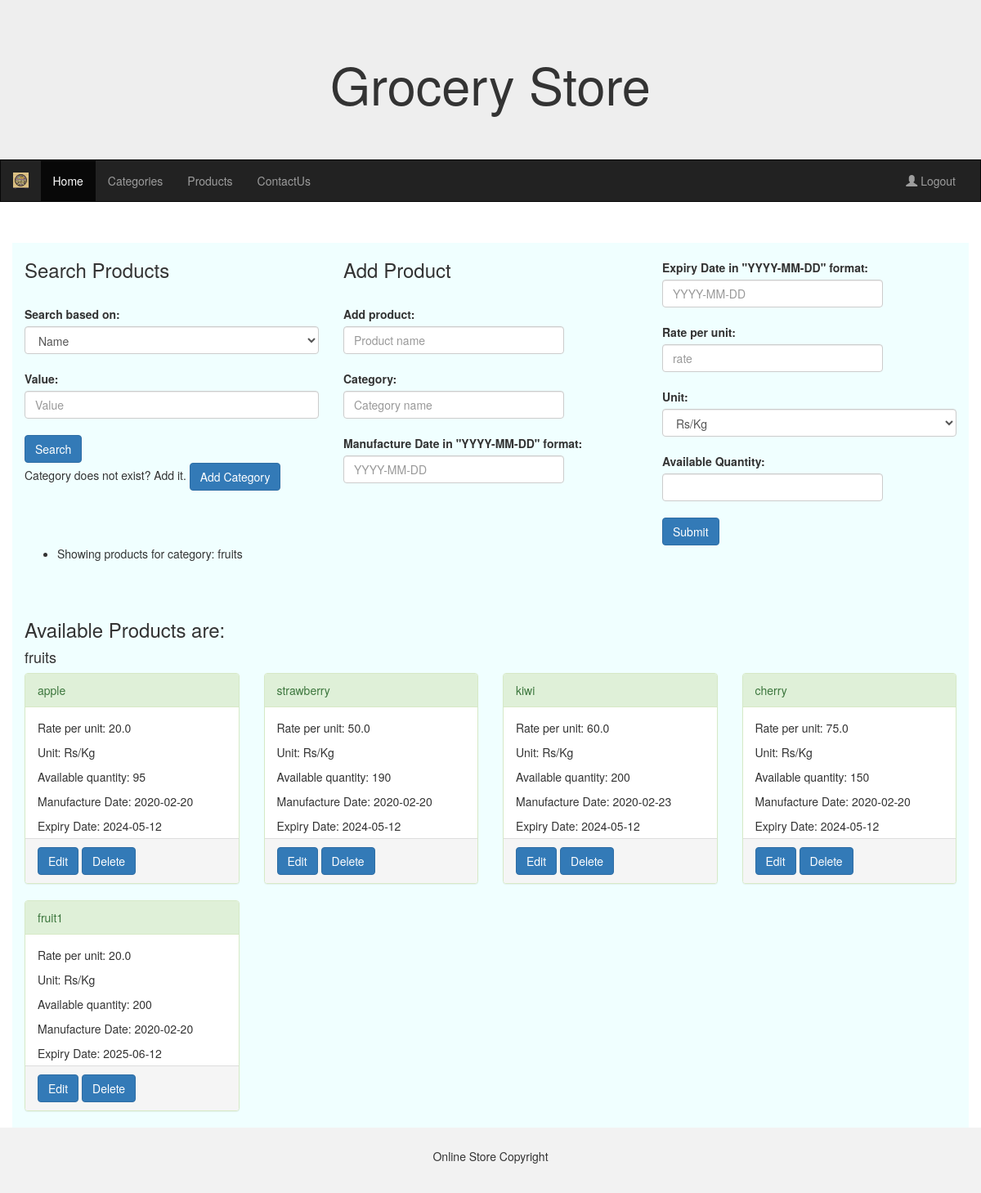
Screenshot of /admin_products?category=fruits (signed in) with the database file from the repository.
### models.py (models this page shows)
class Products(db.Model):
    id = db.Column(db.Integer, nullable=False, autoincrement=True, unique=True, primary_key=True)
    name = db.Column(db.String, unique=True, nullable=False)
    manufacture_date = db.Column(db.DateTime, nullable=False)
    expiry_date = db.Column(db.DateTime, nullable=False)
    rate_per_unit=db.Column(db.Float, nullable=False)
    unit=db.Column(db.String, nullable=False, default="Rs/kg")
    available_quantity=db.Column(db.Integer, nullable=False)
    category_id=db.Column(db.Integer, db.ForeignKey("categories.id"), nullable=False)
    categories=db.relationship("Categories", backref='products', primaryjoin='Products.category_id == Categories.id')

class Categories(db.Model):
    id = db.Column(db.Integer, nullable=False, autoincrement=True, unique=True, primary_key=True)
    name = db.Column(db.String, nullable=False, unique=True)
    img_url = db.Column(db.String, nullable=True)

### routes.py (the view, shortened to what this page needs)
@routes.route("/admin_products", methods=["GET", "POST"])
@login_required
def admin_products():
    category_name = request.args.get('category')
    products = Products.query.options(joinedload(Products.categories)).order_by(Products.category_id).all()
    if category_name:
        category = Categories.query.filter_by(name=category_name).first()
        if category:
            products = category.products
            flash(f"Showing products for category: {category_name}", "success")
        else:
            flash("Category does not exist. Please add the category or enter a valid category name", "failure")
            return redirect(url_for("routes.admin_categories"))
    if not products:
        flash("No Products found. Add them.","success")
    products_grouped = {}
    for product in products:
        category_name = product.categories.name
        if category_name not in products_grouped:
            products_grouped[category_name] = []
        products_grouped[category_name].append(product)
    return render_template("admin_products.html", products_grouped=products_grouped)

### app.py (called while the page is built)
def create_app():
    app = Flask(__name__)
    app.static_url_path = '/static'
    app.secret_key = "KEY"
    app.config['SQLALCHEMY_DATABASE_URI'] = 'sqlite:///grocery_store.db'
    db.init_app(app)
    migrate.init_app(app, db)
    login_manager.login_view = 'routes.login'  # Set the login view function name
    login_manager.init_app(app)
    @login_manager.user_loader
    def load_user(user_id):
        return Users.query.get(int(user_id))
    app.register_blueprint(routes)
    return app

### templates/admin_products.html (shortened to what this page needs)
{% extends "admin_base.html" %}
{% block div %}
<div class="row">
<div class="col-md-4">
<form action="/admin_products" method="post">
<h3>Search Products</h3>
<br>
<label for='field' class="form-label">Search based on:</label><br>
<select class="form-control" name="field" aria-label="Default select example" required>
    <option selected name="name" value="name">Name</option>
</select>
<br>
<label for='value' class="form-label">Value:</label>
<input type="text" class="form-control" name="value" id="value" placeholder="Value" required>
<br>
<input type="submit" class="btn btn-primary" name="submit" id="submit" value="Search">
<br>
<p> Category does not exist? Add it. <a href="/admin_categories" class="btn btn-primary">Add Category</a></p>
</form>
</div>
{% if prod is defined %}
<form action="/edit_product/{{prod.id}}" method="post">
    <div class="col-md-4">
    <h3>Edit Product</h3>
    <br>
    <label for="edit_product" class="form-label">Product name:</label>
	<input style="width: 270px;" type="text" class="form-control" name="edit_product" value="{{prod.name}}" id="edit_product" placeholder="Product name" required>
    <br>
    <label for="category" class="form-label">Category:</label>
	<input style="width: 270px;" type="text" class="form-control" value="{{prod.categories.name}}" name="category" id="category" placeholder="Category name" required>
    <br>
    <label for="mfg_date" class="form-label">Manufacture Date in "YYYY-MM-DD" format:</label>
	<input style="width: 270px;" type="text" pattern="\d{4}-\d{2}-\d{2}" class="form-control" value="{{prod.manufacture_date.strftime('%Y-%m-%d') }}" name="mfg_date" id="mfg_date" placeholder="YYYY-MM-DD" required>
    <br>
    </div>
    <div class="col-md-4">
    <br>
    <label for="expiry_date" class="form-label">Expiry Date in "YYYY-MM-DD" format:</label>
	<input style="width: 270px;" type="text" pattern="\d{4}-\d{2}-\d{2}" class="form-control" value="{{prod.expiry_date.strftime('%Y-%m-%d')}}" name="expiry_date" id="expiry_date" placeholder="YYYY-MM-DD" required>
    <br>
    <label for="rate" class="form-label">Rate per unit:</label>
	<input style="width: 270px;" type="number" step="0.01" class="form-control" value="{{prod.rate_per_unit}}" name="rate" id="rate" placeholder="rate" required>
    <br>
    <label for="unit" class="form-label">Unit:</label>
    <select class="form-control" name="unit" aria-label="Default select example" required>
        <option name="Rs/Kg" value="Rs/Kg" {% if prod.unit == 'Rs/Kg' %} selected {% endif %}>Rs/Kg</option>
        <option name="Rs/g" value="Rs/g" {% if prod.unit == 'Rs/g' %} selected {% endif %}>Rs/g</option>
        <option name="Rs/l" value="Rs/l" {% if prod.unit == 'Rs/l' %} selected {% endif %}>Rs/l</option>
        <option name="Rs/ml" value="Rs/ml" {% if prod.unit == 'Rs/ml' %} selected {% endif %}>Rs/ml</option>
    </select>
    <br>
    <label for="qty" class="form-label">Available Quantity:</label>
	<input style="width: 270px;" value="{{prod.available_quantity}}" type="number" class="form-control" name="qty" id="qty">
    <br>
    <input type="submit" class="btn btn-primary" name="add_category" id="add_category">
    </div>
</form>
</div>
{% else %}
<form action="/add_product" method="post">
    <div class="col-md-4">
    <h3>Add Product</h3>
    <br>
    <label for="add_product" class="form-label">Add product:</label>
	<input style="width: 270px;" type="text" class="form-control" name="add_product" id="add_product" placeholder="Product name" required>
    <br>
    <label for="category" class="form-label">Category:</label>
	<input style="width: 270px;" type="text" class="form-control" name="category" id="category" placeholder="Category name" required>
    <br>
    <label for="mfg_date" class="form-label">Manufacture Date in "YYYY-MM-DD" format:</label>
	<input style="width: 270px;" type="text" pattern="\d{4}-\d{2}-\d{2}" class="form-control" name="mfg_date" id="mfg_date" placeholder="YYYY-MM-DD" required>
    <br>
    </div>
    <div class="col-md-4">
    <br>
    <label for="expiry_date" class="form-label">Expiry Date in "YYYY-MM-DD" format:</label>
	<input style="width: 270px;" type="text" pattern="\d{4}-\d{2}-\d{2}" class="form-control" name="expiry_date" id="expiry_date" placeholder="YYYY-MM-DD" required>
    <br>
    <label for="rate" class="form-label">Rate per unit:</label>
	<input style="width: 270px;" type="number" step="0.01" class="form-control" name="rate" id="rate" placeholder="rate" required>
    <br>
    <label for="unit" class="form-label">Unit:</label>
    <select class="form-control" name="unit" aria-label="Default select example" required>
        <option name="Rs/Kg" value="Rs/Kg" selected >Rs/Kg</option>
    </select>
    <br>
    <label for="qty" class="form-label">Available Quantity:</label>
	<input style="width: 270px;" type="number" class="form-control" name="qty" id="qty">
    <br>
    <input type="submit" class="btn btn-primary" name="add_category" id="add_category">
    </div>
</form>
{% endif %}
</div>
{% with messages = get_flashed_messages() %}
        {% if messages %}
            <ul class="flash-messages">
                {% for message in messages %}
                    <li class="flash-message">{{ message }}</li>
                {% endfor %}
            </ul>
        {% endif %}
    {% endwith %}
<br>
<br>
<div class="row">
    <div class="col-md-12">
      <h3>Available Products are:</h3>
      {% for category, products in products_grouped.items() %}
        <h4>{{ category }}</h4>
        <div class="row">
          {% for product in products %}
          <div class="col-md-3">
            <div class="panel panel-success">
                <div class="panel-heading">{{product.name}}</div>
                <div class="panel-body" style="height: 160px;">
                    <p>Rate per unit: {{product.rate_per_unit}}</p>
                    <p>Unit: {{product.unit}}</p>
                    <p>Available quantity: {{product.available_quantity}}</p>
                    <p>Manufacture Date: {{product.manufacture_date.strftime('%Y-%m-%d')}}</p>
                    <p>Expiry Date: {{product.expiry_date.strftime('%Y-%m-%d')}}</p>
                </div>
                <div class="panel-footer">
                    <a href="/edit_product/{{product.id}}" class="btn btn-primary" name="edit" value="edit">Edit</a>
                    <a href="/delete_product/{{product.id}}" class="btn btn-primary" name="delete" value="delete">Delete</a>
                </div>
            </div>
        </div>
          {% endfor %}
        </div>
      {% endfor %}
    </div>
  </div>
{% endblock %}

### rows the page displays
Products: name "fruits", name "apple", rate_per_unit "20.0", unit "Rs/Kg", available_quantity "95", manufacture_date "2020-02-20", expiry_date "2024-05-12"
Products: name "strawberry", rate_per_unit "50.0", unit "Rs/Kg", available_quantity "190", manufacture_date "2020-02-20", expiry_date "2024-05-12"
Products: name "kiwi", rate_per_unit "60.0", unit "Rs/Kg", available_quantity "200", manufacture_date "2020-02-23", expiry_date "2024-05-12"
Products: name "cherry", rate_per_unit "75.0", unit "Rs/Kg", available_quantity "150", manufacture_date "2020-02-20", expiry_date "2024-05-12"
Products: name "fruit1", rate_per_unit "20.0", unit "Rs/Kg", available_quantity "200", manufacture_date "2020-02-20", expiry_date "2025-06-12"

### other values shown
{{ message }} "Showing products for category: fruits"
